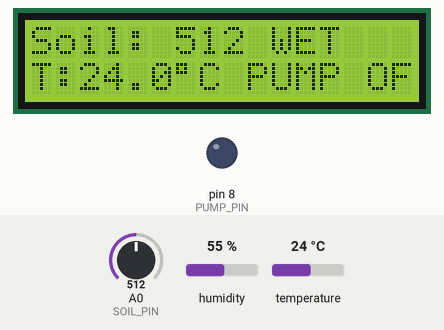
Simulated run of this sketch. Board: Arduino Uno, built with avr-gcc and run on an emulated ATmega328P. Parts: 16×2 character LCD, output pins drawn as LEDs (lit = HIGH). Inputs (shaded band) come from the test bench; at power-on: A0 (SOIL_PIN) = 512, temperature 24 °C, humidity 55 %.

Above: at 3.2 s.
3.3 s: A0 (SOIL_PIN) set to 588
At 4.6 s:
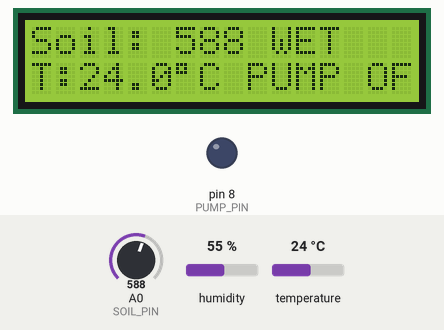
6.0 s: A0 (SOIL_PIN) set to 612
At 7.5 s:
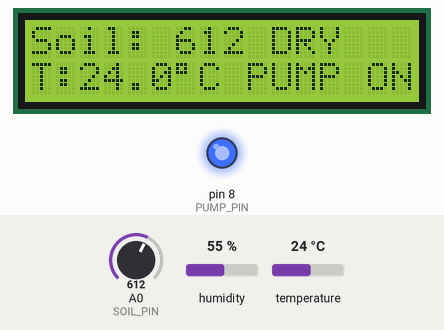
8.7 s: temperature set to 31.5 °C
At 10.8 s:
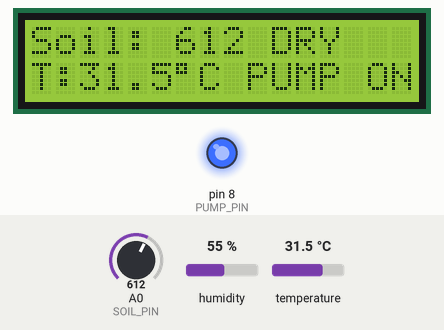
11.7 s: temperature set to 32.5 °C
At 12.6 s:
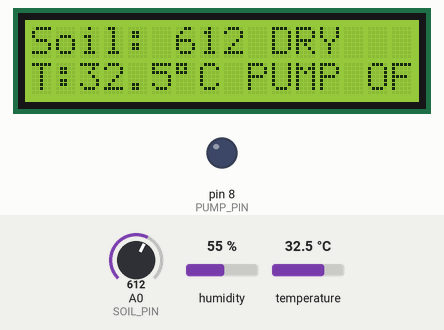
14.4 s: temperature set to 12 °C
At 17.2 s:
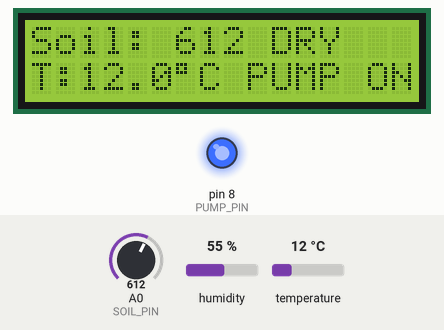
20.4 s: A0 (SOIL_PIN) set to 511
At 21.7 s:
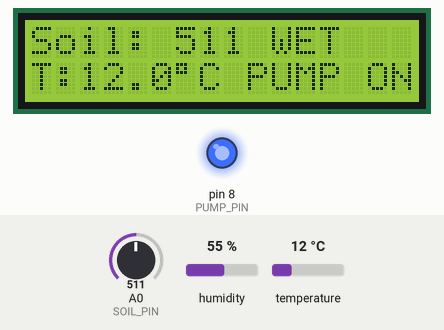
Timing chart, 0 to 23.4 s (numbered marks = the images above; inputs shaded):
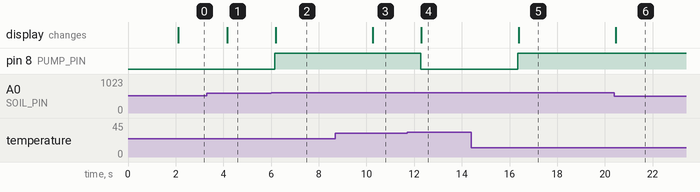

Measured:
- the behaviour switches between 600 and 601 on A0 (SOIL_PIN) (found by bisection; images 1 and 2)
- the behaviour switches between 31.9 and 32 °C on temperature (found by bisection; images 3 and 4)
- after the input at 3.3 s, the display: changes after 0.85 s (image 1)
- after the input at 6.0 s, pin 8 (PUMP_PIN): LOW → HIGH after 0.16 s; the display: changes after 0.19 s (image 2)
- after the input at 8.7 s, the display: changes after 1.6 s (image 3)
- after the input at 11.7 s, pin 8 (PUMP_PIN): HIGH → LOW after 0.57 s; the display: changes after 0.60 s (image 4)
- after the input at 14.4 s, pin 8 (PUMP_PIN): LOW → HIGH after 1.9 s; the display: changes after 2.0 s (image 5)
- after the input at 20.4 s, the display: changes after 0.05 s (image 6)

The sketch:

sketch.ino
```cpp
#include <DHT.h>
#include <Wire.h>
#include <LiquidCrystal_I2C.h>

#define DHTPIN 2
#define DHTTYPE DHT22
#define SOIL_PIN A0
#define PUMP_PIN 8   // Blue LED = pump in Wokwi

const int SOIL_DRY = 600;
const int SOIL_WET = 450;
const float TEMP_LIMIT = 32.0;

DHT dht(DHTPIN, DHTTYPE);
LiquidCrystal_I2C lcd(0x27, 16, 2);
bool pumpOn = false;

void setup() {
  Serial.begin(9600);
  pinMode(PUMP_PIN, OUTPUT);
  digitalWrite(PUMP_PIN, LOW);
  dht.begin();
  lcd.init();
  lcd.backlight();
  lcd.print("Smart Irrigation");
  delay(2000);
}

void loop() {
  int soilRaw = analogRead(SOIL_PIN);      // pot position = soil reading
  float tempC = dht.readTemperature();     // comes from DHT22 attrs

  bool soilDry = soilRaw > SOIL_DRY;
  bool tempOK  = (!isnan(tempC)) && (tempC < TEMP_LIMIT);

  if (!pumpOn && soilDry && tempOK)          pumpOn = true;   // dry AND cool
  else if (pumpOn && (soilRaw < SOIL_WET || !tempOK)) pumpOn = false;

  digitalWrite(PUMP_PIN, pumpOn ? HIGH : LOW);

  lcd.clear();
  lcd.setCursor(0, 0);
  lcd.print("Soil: ");
  lcd.print(soilRaw);
  lcd.print(soilDry ? " DRY" : " WET");

  lcd.setCursor(0, 1);
  lcd.print("T:");
  lcd.print(isnan(tempC) ? "--" : String(tempC, 1));
  lcd.print((char)223);
  lcd.print("C ");
  lcd.print(pumpOn ? "PUMP ON" : "PUMP OFF");

  delay(2000);
}
```
